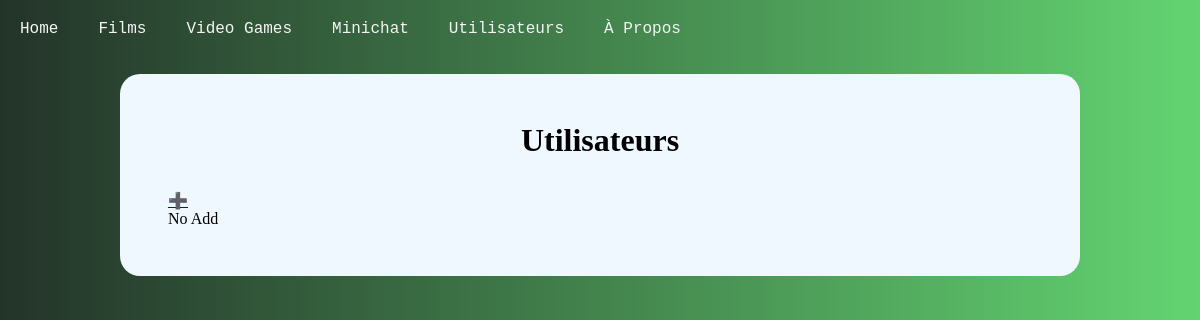
Before: /index.php?users with the older database file.
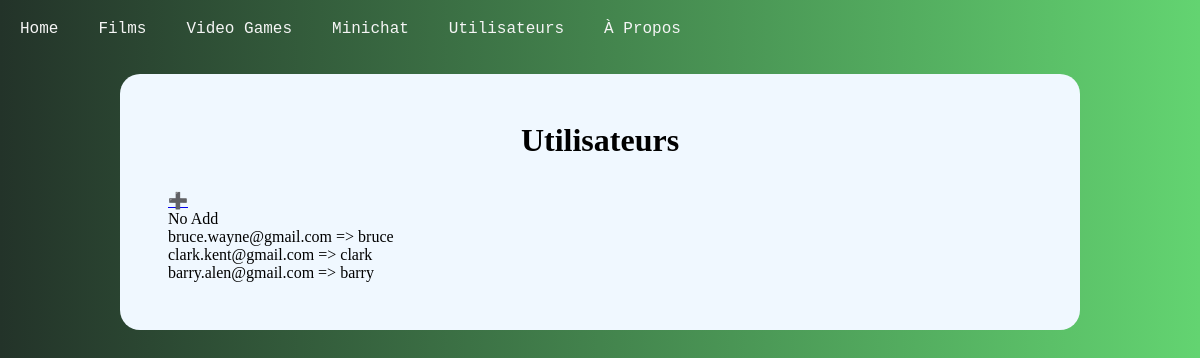
After: the same page with the newer database file.
### tables this page shows
CREATE TABLE `users` (
  `ID` int(11) UNSIGNED NOT NULL,
  `email` varchar(100) NOT NULL,
  `password` varchar(100) NOT NULL,
  `pseudo` varchar(100) NOT NULL,
  `avatar` varchar(255) DEFAULT NULL,
  `created_at` date DEFAULT NULL,
  `modified_at` date DEFAULT NULL
);

### src/controller/users.controller.php (called while the page is built)
<?php
require dirname(__DIR__) . '/model/users.model.php';
require dirname(__DIR__) . '/templates/pages/users.php';

### src/model/users.model.php (called while the page is built, shortened)
<?php
$sql = "SELECT `email`, `pseudo` FROM `users`";
$reponse = $bdd->query($sql);
$users = [];

### src/templates/pages/users.php (the view, shortened to what this page needs)
<div class="container-large">
  <div>
    <h1>Utilisateurs</h1>
    <a href="?users&add" class="Btn_add" title="Ajouter un nouvelle utilisateur">➕</a>
  </div>
  <?= (isset($_GET["add"])) ? 'Add' : 'No Add'; ?>
  <?php
  foreach ($users as $user) {
    echo "<p>" . $user['email'] . " => " . $user['pseudo'] . "</p>";
  }
  ?>
</div>
<?php
$content = ob_get_clean();
require_once dirname(__DIR__) . '/layout.php';
?>

### public/index.php (shortened to what this page needs)
<?php
if (isset($_GET["users"]))             { require dirname(__DIR__).'/src/controller/users.controller.php'; }
else                                     { require dirname(__DIR__).'/src/controller/home.controller.php'; }

### src/templates/layout.php (shortened to what this page needs)
<!DOCTYPE html>
<html lang="fr">
<head>
  <link rel="stylesheet" href="/assets/style.css">
</head>
<body>
  <header>
    <?php require_once dirname(__DIR__) . '/templates/components/nav.php'; ?>
  </header>
  <?= $content ?>
</body>
</html>

### src/templates/components/nav.php
<nav id="main-nav">
  <ul>
    <li><a href="/">Home</a></li>
    <li><a href="index.php?films">Films</a></li>
    <li><a href="index.php?videogames">Video Games</a></li>
    <li><a href="index.php?minichat">Minichat</a></li>
    <li><a href="index.php?users">Utilisateurs</a></li>
    <li><a href="index.php?about">À Propos</a></li>
  </ul>
</nav>

### public/assets/style.css (style rules this page uses)
body { background: linear-gradient(to right, #233329 0%, #63D471 100%); }
.container, .container-large { width: 80%; margin: 0 auto 3rem auto; background-color: aliceblue; padding: 3rem; border-radius: 20px; }
h1 { text-align: center; padding-bottom: 2rem; }
#main-nav { margin-bottom: 1rem; }
#main-nav ul { display: flex; align-items: flex-end; }
#main-nav a { display: block; text-decoration: none; color: whitesmoke; font-family: 'Courier New', Courier, monospace; padding: 10px; margin: 10px; }
#main-nav li { list-style: none; }

Changed rows visible on the page:
added users: email "bruce.wayne@gmail.com", pseudo "bruce"
added users: email "clark.kent@gmail.com", pseudo "clark"
added users: email "barry.alen@gmail.com", pseudo "barry"
